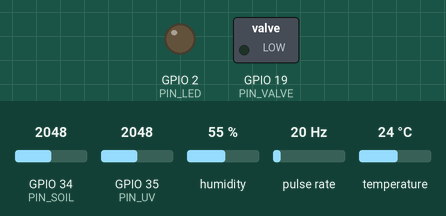
This sketch was run on a simulated ESP32. On the bench: switched loads named in the sketch (green lamp = pin HIGH), output pins drawn as LEDs (lit = HIGH). Wiring (inferred from the names in the program): pulse sensor: data GPIO 18. The inputs (shaded band) are chosen by the test bench; at power-on: GPIO 34 (PIN_SOIL) = 2048, GPIO 35 (PIN_UV) = 2048, humidity 55 %, pulse rate 20 Hz, temperature 24 °C. What the sketch prints to the serial monitor is not drawn.

Above: at 0.1 s.
Timing chart, 0 to 1.6 s (numbered marks = the images above):
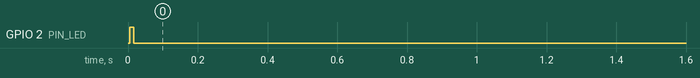

Measured:
- by itself, GPIO 2 (PIN_LED): LOW → HIGH at 0.01 s, → LOW 0.01 s later

The sketch:

atmosense_fieldnode.ino
```cpp
#include <Arduino.h>
#include <WiFi.h>
#include <esp_now.h>
#include <DHT.h>
#include <esp_task_wdt.h>
#include "config.h"

#define ERR_NONE                0x0000
#define ERR_DHT_FAULT           0x0001
#define ERR_SOIL_DISCONNECTED   0x0002
#define ERR_UV_DISCONNECTED     0x0004
#define ERR_VALVE_NO_FLOW       0x0008
#define ERR_VALVE_LOW_FLOW      0x0010
#define ERR_COMM_LOST           0x0020

typedef struct __attribute__((packed)) {
    uint32_t packet_id;
    uint32_t timestamp;
    float soil_moisture;
    float air_temperature;
    float air_humidity;
    float uv_index;
    float flow_rate;
    float et0;
    uint8_t soil_type;
    uint8_t irrigation_state;
    uint16_t alerts;
    uint16_t checksum;
} AtmoPacket_t;

typedef struct __attribute__((packed)) {
    float forecasted_rain_mm;
    uint32_t sync_timestamp;
    uint16_t checksum;
} AtmoFeedbackPacket_t;

uint8_t gateway_mac[] = GATEWAY_MAC;
QueueHandle_t packetQueue;
SemaphoreHandle_t sensorMutex;

float global_soil_moisture = 0;
float global_air_temp = 0;
float global_air_humidity = 0;
float global_uv_index = 0;
float global_flow_rate = 0;
float global_et0 = 0;
uint8_t global_soil_type = 0;
uint8_t global_irrigation_state = 0;
uint16_t global_alerts = ERR_NONE;
float global_forecasted_rain = 0.0f;

volatile uint32_t flow_pulses = 0;
volatile unsigned long last_pulse_time = 0;

void IRAM_ATTR flowSensorISR() {
    unsigned long now = micros();
    if (now - last_pulse_time > 2000) {
        flow_pulses++;
        last_pulse_time = now;
    }
}

uint16_t calculateCRC16(const uint8_t *data, size_t len) {
    uint16_t crc = 0xFFFF;
    for (size_t i = 0; i < len; i++) {
        crc ^= data[i];
        for (int j = 0; j < 8; j++) {
            if (crc & 1) {
                crc = (crc >> 1) ^ 0xA001;
            } else {
                crc >>= 1;
            }
        }
    }
    return crc;
}

float calculateET0(float temp, float humidity, float uv_index) {
    if (temp < -10.0f || temp > 60.0f) return 0.0f;
    float rs_approx = (uv_index * 90.0f) + 50.0f;

    float es = 0.6108f * exp((17.27f * temp) / (temp + 237.3f));
    float ea = es * (humidity / 100.0f);
    float vpd = es - ea;
    if (vpd < 0) vpd = 0;

    float et0 = (0.0023f * rs_approx * (temp + 17.8f) * 0.082f) + (0.15f * vpd * 2.0f);
    return (et0 < 0.0f) ? 0.0f : et0;
}

class SoilAnalyzer {
private:
    static const int BUFFER_HOURS = 12;
    float moisture_history[BUFFER_HOURS];
    int idx = 0;
    bool buffer_filled = false;
    float decay_rate = 0.0f;

public:
    SoilAnalyzer() {
        memset(moisture_history, 0, sizeof(moisture_history));
    }

    void addSample(float val) {
        moisture_history[idx] = val;
        idx = (idx + 1) % BUFFER_HOURS;
        if (idx == 0) buffer_filled = true;
    }

    void updateClassification(bool valve_active) {
        if (!buffer_filled || valve_active) return;

        float oldest = moisture_history[idx];
        float newest = moisture_history[(idx + BUFFER_HOURS - 1) % BUFFER_HOURS];

        decay_rate = oldest - newest;

        if (decay_rate > 7.5f) {
            global_soil_type = 1;
        } else if (decay_rate < 1.8f) {
            global_soil_type = 3;
        } else {
            global_soil_type = 2;
        }
    }

    float getDecayRate() { return decay_rate; }
};

SoilAnalyzer soilAnalyzer;
volatile bool esp_now_ack = false;
volatile bool esp_now_ready = true;

void OnDataSent(const uint8_t *mac_addr, esp_now_send_status_t status) {
    esp_now_ack = (status == ESP_NOW_SEND_SUCCESS);
    esp_now_ready = true;
}

void OnDataRecv(const esp_now_recv_info_t *info, const uint8_t *incomingData, int len) {
    if (len == sizeof(AtmoFeedbackPacket_t)) {
        AtmoFeedbackPacket_t feedback;
        memcpy(&feedback, incomingData, sizeof(AtmoFeedbackPacket_t));

        uint16_t original_checksum = feedback.checksum;
        feedback.checksum = 0;
        uint16_t computed_checksum = calculateCRC16((uint8_t*)&feedback, sizeof(AtmoFeedbackPacket_t));

        if (computed_checksum == original_checksum) {
            xSemaphoreTake(sensorMutex, portMAX_DELAY);
            global_forecasted_rain = feedback.forecasted_rain_mm;
            xSemaphoreGive(sensorMutex);
            Serial.printf("[ESP-NOW] Sincronismo de chuva recebido: %.2f mm de chuva previstos.\n", feedback.forecasted_rain_mm);
        } else {
            Serial.println("[ESP-NOW] Erro: Pacote de feedback com checksum corrompido.");
        }
    }
}

void vTaskSensors(void *pvParameters) {
    DHT dht(PIN_DHT, DHTTYPE);
    dht.begin();
    pinMode(PIN_SOIL, INPUT);
    pinMode(PIN_UV, INPUT);

    const int NUM_SAMPLES = 20;

    for (;;) {
        float temp = dht.readTemperature();
        float hum = dht.readHumidity();

        long soil_sum = 0;
        long uv_sum = 0;
        for (int i = 0; i < NUM_SAMPLES; i++) {
            soil_sum += analogRead(PIN_SOIL);
            uv_sum += analogRead(PIN_UV);
            vTaskDelay(pdMS_TO_TICKS(10));
        }

        float avg_soil_raw = soil_sum / (float)NUM_SAMPLES;
        float avg_uv_raw = uv_sum / (float)NUM_SAMPLES;

        float soil_pct = 0.0f;
        if (avg_soil_raw >= SOIL_DRY_RAW) soil_pct = 0.0f;
        else if (avg_soil_raw <= SOIL_WET_RAW) soil_pct = 100.0f;
        else {
            soil_pct = ((float)(SOIL_DRY_RAW - avg_soil_raw) / (SOIL_DRY_RAW - SOIL_WET_RAW)) * 100.0f;
        }

        float uv_volt = (avg_uv_raw / 4095.0f) * 3.3f;
        float uv_idx = uv_volt * 10.0f;
        if (uv_idx < 0) uv_idx = 0;

        noInterrupts();
        uint32_t pulses = flow_pulses;
        flow_pulses = 0;
        interrupts();
        float flow_rate = (pulses / 7.5f);

        uint16_t local_alerts = ERR_NONE;
        if (isnan(temp) || isnan(hum)) {
            local_alerts |= ERR_DHT_FAULT;
            temp = 25.0f;
            hum = 60.0f;
        }
        if (avg_soil_raw < 100 || avg_soil_raw > 4000) {
            local_alerts |= ERR_SOIL_DISCONNECTED;
        }
        if (uv_volt > 3.1f) {
            local_alerts |= ERR_UV_DISCONNECTED;
        }

        xSemaphoreTake(sensorMutex, portMAX_DELAY);
        global_air_temp = temp;
        global_air_humidity = hum;
        global_soil_moisture = soil_pct;
        global_uv_index = uv_idx;
        global_flow_rate = flow_rate;
        global_alerts |= local_alerts;
        global_et0 = calculateET0(temp, hum, uv_idx);
        xSemaphoreGive(sensorMutex);

        vTaskDelay(pdMS_TO_TICKS(5000));
    }
}

void vTaskSoilAnalyzer(void *pvParameters) {
    TickType_t lastWakeTime = xTaskGetTickCount();
    const TickType_t interval = pdMS_TO_TICKS(3600000);

    for (;;) {
        xSemaphoreTake(sensorMutex, portMAX_DELAY);
        float current_moisture = global_soil_moisture;
        bool is_irrigating = (global_irrigation_state == 1);
        xSemaphoreGive(sensorMutex);

        soilAnalyzer.addSample(current_moisture);
        soilAnalyzer.updateClassification(is_irrigating);

        vTaskDelayUntil(&lastWakeTime, interval);
    }
}

void vTaskIrrigation(void *pvParameters) {
    pinMode(PIN_VALVE, OUTPUT);
    digitalWrite(PIN_VALVE, LOW);

    const float BASE_THRESHOLD = 45.0f;
    unsigned long valve_on_timestamp = 0;
    unsigned long valve_off_timestamp = 0;

    const unsigned long MIN_ON_TIME = 30000;
    const unsigned long MAX_ON_TIME = 600000;
    const unsigned long MIN_OFF_TIME = 120000;

    enum State { IDLE, IRRIGATING, COOLDOWN, FAULT } state = IDLE;

    for (;;) {
        xSemaphoreTake(sensorMutex, portMAX_DELAY);
        float moisture = global_soil_moisture;
        float et0 = global_et0;
        float flow = global_flow_rate;
        float decay = soilAnalyzer.getDecayRate();
        uint16_t alerts = global_alerts;
        float forecasted_rain = global_forecasted_rain;
        xSemaphoreGive(sensorMutex);

        unsigned long now = millis();

        float adjusted_threshold = BASE_THRESHOLD;
        if (et0 > 4.0f) adjusted_threshold += 5.0f;
        if (decay > 5.0f) adjusted_threshold += 3.0f;

        bool rain_imminent = (forecasted_rain >= 1.5f);

        switch (state) {
            case IDLE:
                digitalWrite(PIN_VALVE, LOW);
                global_irrigation_state = 0;

                if (alerts & (ERR_SOIL_DISCONNECTED | ERR_DHT_FAULT)) {
                    state = FAULT;
                } else if (moisture < adjusted_threshold) {
                    if (rain_imminent) {
                        Serial.printf("[FSM-SUPRESSÃO] Umidade de %.1f%% requer rega, mas suprimida por Ensemble de chuva preditiva: %.2f mm\n",
                                      moisture, forecasted_rain);
                    } else if (now - valve_off_timestamp > MIN_OFF_TIME) {
                        state = IRRIGATING;
                        valve_on_timestamp = now;
                        digitalWrite(PIN_VALVE, HIGH);
                        global_irrigation_state = 1;
                        Serial.println("[FSM] Iniciando rega por demanda hídrica.");
                    }
                }
                break;

            case IRRIGATING:
                digitalWrite(PIN_VALVE, HIGH);
                global_irrigation_state = 1;

                if (now - valve_on_timestamp > 10000) {
                    if (flow < 0.2f) {
                        xSemaphoreTake(sensorMutex, portMAX_DELAY);
                        global_alerts |= ERR_VALVE_NO_FLOW;
                        xSemaphoreGive(sensorMutex);
                        state = FAULT;
                    } else if (flow < 1.0f) {
                        xSemaphoreTake(sensorMutex, portMAX_DELAY);
                        global_alerts |= ERR_VALVE_LOW_FLOW;
                        xSemaphoreGive(sensorMutex);
                    }
                }

                if (moisture >= (adjusted_threshold + 15.0f) || (now - valve_on_timestamp > MAX_ON_TIME)) {
                    if (now - valve_on_timestamp > MIN_ON_TIME) {
                        state = COOLDOWN;
                        valve_off_timestamp = now;
                        digitalWrite(PIN_VALVE, LOW);
                        global_irrigation_state = 0;
                        Serial.println("[FSM] Finalizando rega por saturação.");
                    }
                }
                break;

            case COOLDOWN:
                digitalWrite(PIN_VALVE, LOW);
                global_irrigation_state = 0;
                if (now - valve_off_timestamp > MIN_OFF_TIME) {
                    state = IDLE;
                }
                break;

            case FAULT:
                digitalWrite(PIN_VALVE, LOW);
                global_irrigation_state = 0;
                if (!(alerts & (ERR_SOIL_DISCONNECTED | ERR_DHT_FAULT | ERR_VALVE_NO_FLOW))) {
                    state = COOLDOWN;
                    valve_off_timestamp = now;
                }
                break;
        }

        vTaskDelay(pdMS_TO_TICKS(500));
    }
}

void vTaskCommunication(void *pvParameters) {
    AtmoPacket_t outPacket;
    uint32_t packet_counter = 0;
    int lost_ack_streak = 0;

    for (;;) {
        xSemaphoreTake(sensorMutex, portMAX_DELAY);
        outPacket.packet_id = ++packet_counter;
        outPacket.timestamp = millis() / 1000;
        outPacket.soil_moisture = global_soil_moisture;
        outPacket.air_temperature = global_air_temp;
        outPacket.air_humidity = global_air_humidity;
        outPacket.uv_index = global_uv_index;
        outPacket.flow_rate = global_flow_rate;
        outPacket.et0 = global_et0;
        outPacket.soil_type = global_soil_type;
        outPacket.irrigation_state = global_irrigation_state;
        outPacket.alerts = global_alerts;

        float current_uv = global_uv_index;
        uint8_t current_state = global_irrigation_state;
        xSemaphoreGive(sensorMutex);

        outPacket.checksum = 0;
        outPacket.checksum = calculateCRC16((uint8_t*)&outPacket, sizeof(AtmoPacket_t));

        if (esp_now_ready) {
            esp_now_ready = false;
            digitalWrite(PIN_LED, HIGH);

            esp_err_t result = esp_now_send(gateway_mac, (uint8_t *)&outPacket, sizeof(AtmoPacket_t));

            int timeout = 0;
            while (!esp_now_ready && timeout < 50) {
                vTaskDelay(pdMS_TO_TICKS(10));
                timeout++;
            }

            digitalWrite(PIN_LED, LOW);

            if (result == ESP_OK && esp_now_ack) {
                lost_ack_streak = 0;
                xSemaphoreTake(sensorMutex, portMAX_DELAY);
                global_alerts &= ~ERR_COMM_LOST;
                xSemaphoreGive(sensorMutex);
            } else {
                lost_ack_streak++;
                if (lost_ack_streak >= 5) {
                    xSemaphoreTake(sensorMutex, portMAX_DELAY);
                    global_alerts |= ERR_COMM_LOST;
                    xSemaphoreGive(sensorMutex);
                }
            }
        }

        unsigned long next_interval_ms = INTERVAL_DAY_MS;

        if (current_state == 1) {
            next_interval_ms = INTERVAL_IRRIG_MS;
            Serial.println("[COMUNICAÇÃO] Transmissão rápida ativa durante rega (5s).");
        }
        else if (current_uv < UV_NIGHT_THRESHOLD) {
            next_interval_ms = INTERVAL_NIGHT_MS;
            Serial.printf("[COMUNICAÇÃO] Radiação solar ausente (UV: %.2f). Próxima transmissão em 30 min.\n", current_uv);
        }
        else {
            next_interval_ms = INTERVAL_DAY_MS;
            Serial.printf("[COMUNICAÇÃO] Modo diurno ativo (UV: %.2f). Próxima transmissão em 7,5 min.\n", current_uv);
        }

        vTaskDelay(pdMS_TO_TICKS(next_interval_ms));
    }
}

void setup() {
    Serial.begin(115200);
    pinMode(PIN_LED, OUTPUT);

    pinMode(PIN_FLOW, INPUT_PULLUP);
    attachInterrupt(digitalPinToInterrupt(PIN_FLOW), flowSensorISR, RISING);

    sensorMutex = xSemaphoreCreateMutex();

    WiFi.mode(WIFI_STA);
    WiFi.disconnect();

    if (esp_now_init() != ESP_OK) {
        Serial.println("Erro ao inicializar ESP-NOW!");
        return;
    }

    esp_now_register_send_cb(OnDataSent);
    esp_now_register_recv_cb(esp_now_recv_cb_t(OnDataRecv));

    esp_now_peer_info_t peerInfo = {};
    memcpy(peerInfo.peer_addr, gateway_mac, 6);
    peerInfo.channel = 0;
    peerInfo.encrypt = false;

    if (esp_now_add_peer(&peerInfo) != ESP_OK) {
        Serial.println("Falha ao registrar Peer!");
        return;
    }

    xTaskCreatePinnedToCore(vTaskSensors, "Sensors", 4096, NULL, 3, NULL, 1);
    xTaskCreatePinnedToCore(vTaskSoilAnalyzer, "Soil", 2048, NULL, 1, NULL, 1);
    xTaskCreatePinnedToCore(vTaskIrrigation, "Irrigation", 3072, NULL, 4, NULL, 1);
    xTaskCreatePinnedToCore(vTaskCommunication, "Comm", 3072, NULL, 2, NULL, 0);

    Serial.println("Nó de Campo AtmoSense Inicializado e Pronto.");
}

void loop() {
    vTaskDelete(NULL);
}
```

config.h
```cpp
#ifndef CONFIG_H
#define CONFIG_H

#include <Arduino.h>

#define PIN_DHT          23
#define PIN_SOIL         34
#define PIN_UV           35
#define PIN_FLOW         18
#define PIN_VALVE        19
#define PIN_LED          2

#define DHTTYPE          DHT22

#define SOIL_DRY_RAW     3100
#define SOIL_WET_RAW     1200

#define INTERVAL_DAY_MS     450000
#define INTERVAL_NIGHT_MS   1800000
#define INTERVAL_IRRIG_MS   5000

#define UV_NIGHT_THRESHOLD  0.15f

#define GATEWAY_MAC      {0x24, 0x0A, 0xC4, 0x00, 0x00, 0x00}

#endif // CONFIG_H
```
